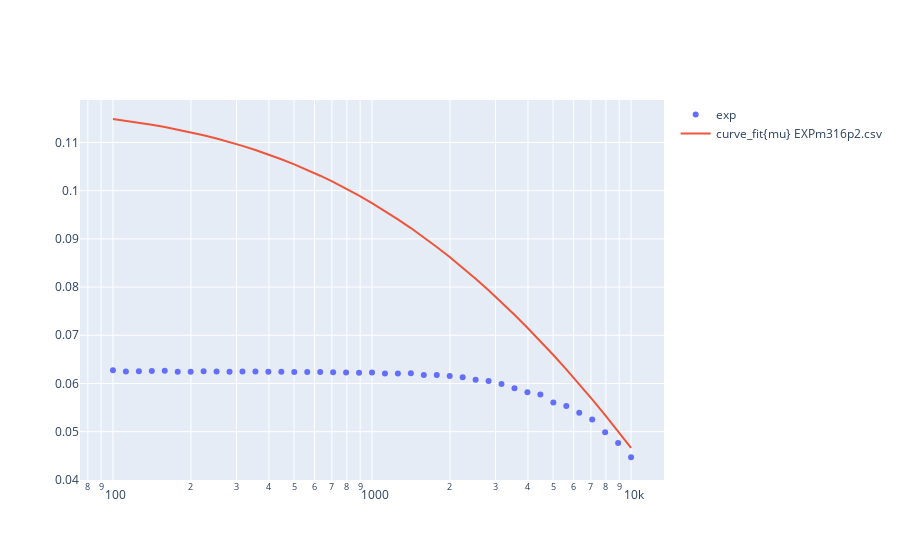

Notebook code cell kept with this figure:
### Code cell
cosa=ci.fit.mu(f,bo,datacorr,1,4e6,z1eff)

pltmu
